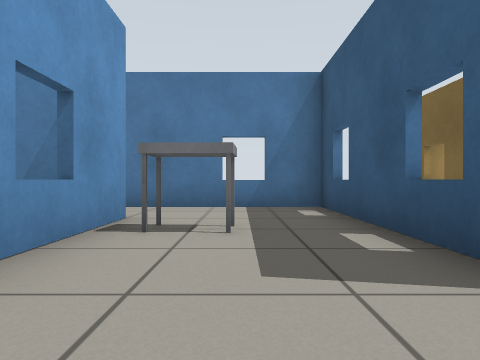
[1] (above)

16 first-person views from a walk through a robot-simulator world made for Gazebo. The camera is 0.5 m above the floor, looks level and sees 70° across. The floor is counted in squares, 1 m on a side. Each view is taken from the middle of a square. On the plan, view 1 faces up. The plan holds only what a view shows up to about 9 squares ahead; the rest is blank. The robots in the file are not drawn. Simple shapes stand in for some stock models.

[2]
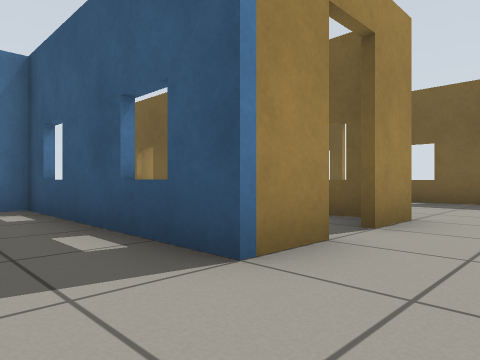

[3]
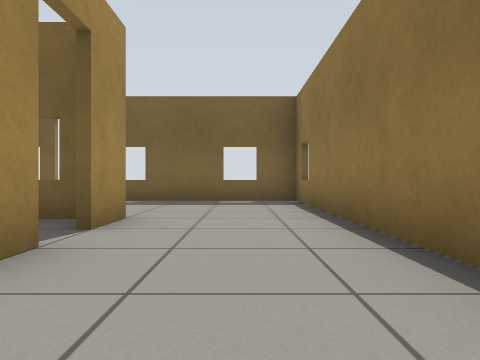

[4]
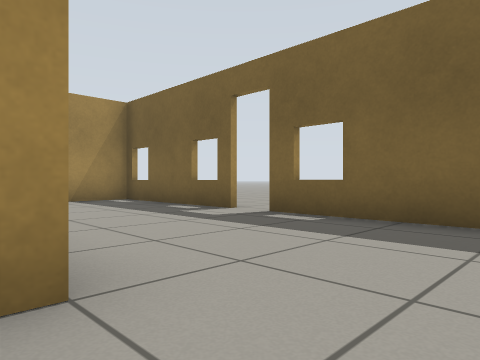

[5]
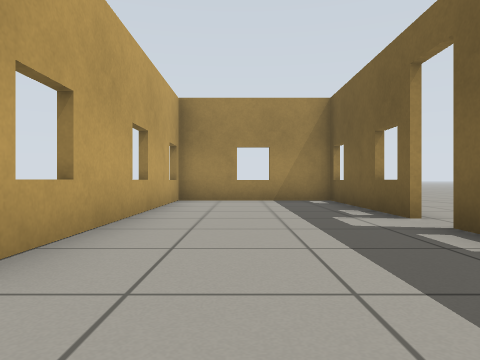

[6]
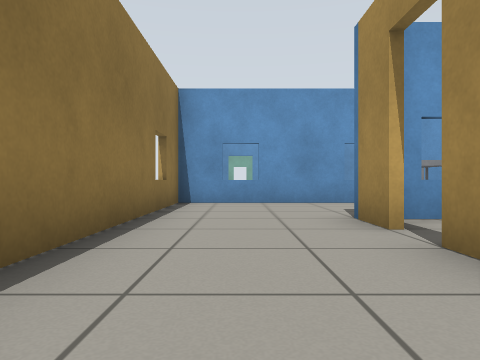

[7]
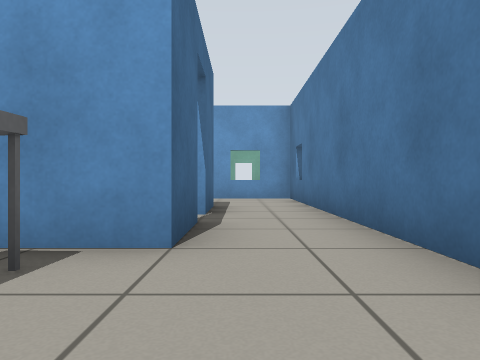

[8]
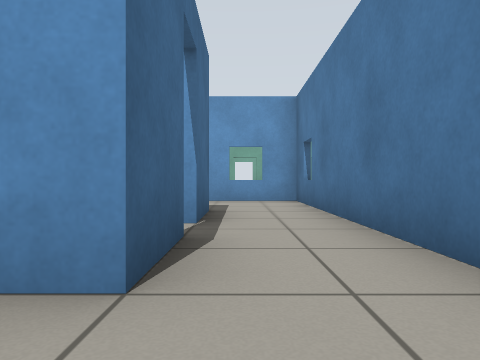

[9]
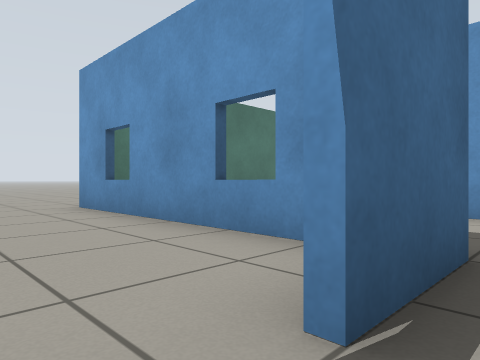

[10]
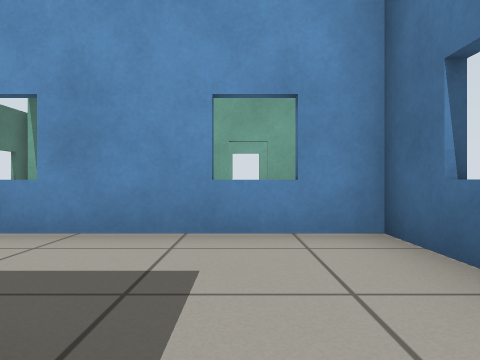

[11]
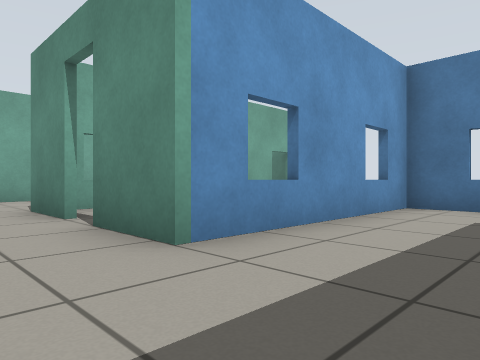

[12]
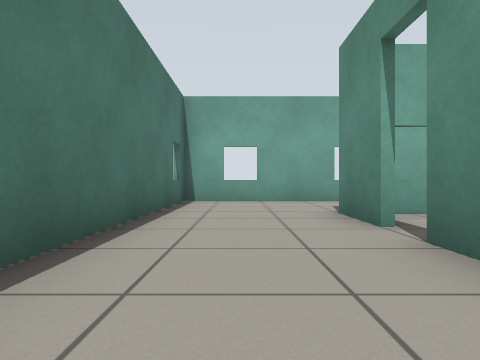

[13]
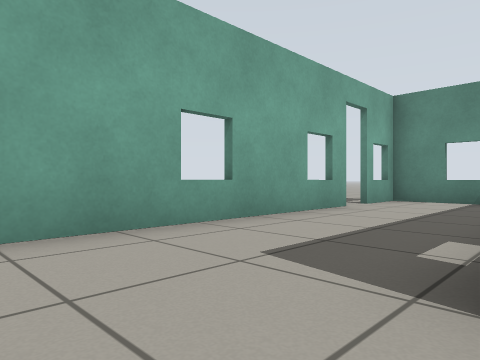

[14]
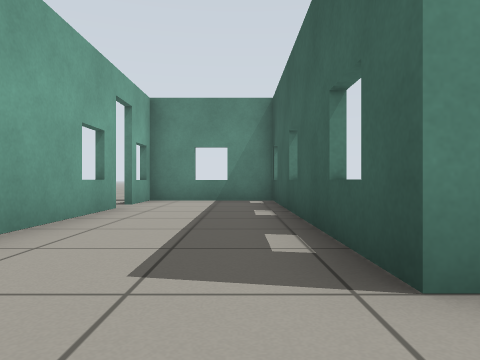

[15]
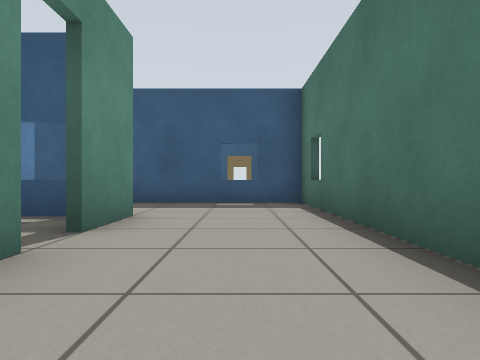

[16]
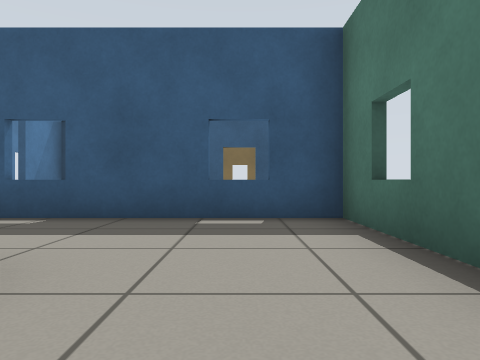

### Floor plan
Ten units are one square. View 1 is at (0, 0); x grows to the right and y downward. Boxes are objects, and circles mark ways between rooms. Rooms are numbered by the first view taken in them; rooms with no view inside come last. Other rooms are left out.
<svg viewBox="-157 -89 244 108">
<path fill="none" stroke="#000" d="M45 -15 34 -15M26 -15 15 -15 15 -64 -15 -64M82 -44 82 -84 45 -84 45 -21M-15 -45 -15 14 82 14 82 -36M-106 -15 -122 -15 -122 -84 -152 -84 -152 -69M-152 -61 -152 14 -55 14 -55 -45 -39 -45M-31 -45 -15 -45M-15 -64 -82 -64 -82 -15 -98 -15"/>
<rect x="-15" y="-45" width="20" height="20" fill="#bbb"><title>cart</title></rect>
<circle cx="-10" cy="-50" r="3" fill="#2a7"/>
<text x="50" y="-30">1</text>
<text x="-100" y="-10">2</text>
</svg>
Room 1 opens to room 2.

Where each view was taken, in squares from view 1:
view 1: 0 up, 0 right, facing up
view 2: 0 up, 0 right, facing up-right
view 3: 0 up, 0 right, facing right
view 4: 0 up, 4 right, facing up-right
view 5: 0 up, 6 right, facing up
view 6: 0 up, 6 right, facing left
view 7: 5 up, 1 right, facing left
view 8: 5 up, 0 right, facing left
view 9: 5 up, 3 left, facing down-left
view 10: 5 up, 5 left, facing left
view 11: 0 up, 6 left, facing up-left
view 12: 0 up, 7 left, facing left
view 13: 0 up, 12 left, facing up-left
view 14: 0 up, 13 left, facing up
view 15: 0 up, 13 left, facing right
view 16: 0 up, 10 left, facing right
